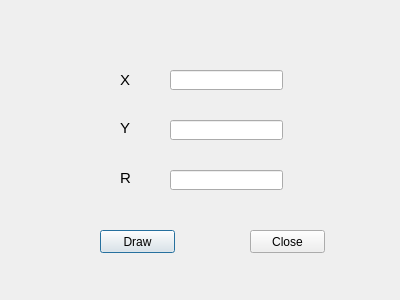
<?xml version="1.0" encoding="UTF-8"?>
<ui version="4.0">
 <class>Circle</class>
 <widget class="QDialog" name="Circle">
  <property name="geometry">
   <rect>
    <x>0</x>
    <y>0</y>
    <width>400</width>
    <height>300</height>
   </rect>
  </property>
  <property name="windowTitle">
   <string>Dialog</string>
  </property>
  <widget class="QLineEdit" name="x">
   <property name="geometry">
    <rect>
     <x>170</x>
     <y>70</y>
     <width>113</width>
     <height>20</height>
    </rect>
   </property>
  </widget>
  <widget class="QLabel" name="xx">
   <property name="geometry">
    <rect>
     <x>120</x>
     <y>70</y>
     <width>20</width>
     <height>20</height>
    </rect>
   </property>
   <property name="font">
    <font>
     <pointsize>11</pointsize>
    </font>
   </property>
   <property name="text">
    <string>X</string>
   </property>
  </widget>
  <widget class="QLabel" name="yy">
   <property name="geometry">
    <rect>
     <x>120</x>
     <y>120</y>
     <width>16</width>
     <height>16</height>
    </rect>
   </property>
   <property name="font">
    <font>
     <pointsize>11</pointsize>
    </font>
   </property>
   <property name="text">
    <string>Y</string>
   </property>
  </widget>
  <widget class="QLabel" name="rr">
   <property name="geometry">
    <rect>
     <x>120</x>
     <y>170</y>
     <width>16</width>
     <height>16</height>
    </rect>
   </property>
   <property name="font">
    <font>
     <pointsize>11</pointsize>
    </font>
   </property>
   <property name="text">
    <string>R</string>
   </property>
  </widget>
  <widget class="QLineEdit" name="y">
   <property name="geometry">
    <rect>
     <x>170</x>
     <y>120</y>
     <width>113</width>
     <height>20</height>
    </rect>
   </property>
  </widget>
  <widget class="QLineEdit" name="r">
   <property name="geometry">
    <rect>
     <x>170</x>
     <y>170</y>
     <width>113</width>
     <height>20</height>
    </rect>
   </property>
  </widget>
  <widget class="QPushButton" name="drawBtn">
   <property name="geometry">
    <rect>
     <x>100</x>
     <y>230</y>
     <width>75</width>
     <height>23</height>
    </rect>
   </property>
   <property name="text">
    <string>Draw</string>
   </property>
  </widget>
  <widget class="QPushButton" name="closeBtn">
   <property name="geometry">
    <rect>
     <x>250</x>
     <y>230</y>
     <width>75</width>
     <height>23</height>
    </rect>
   </property>
   <property name="text">
    <string>Close</string>
   </property>
  </widget>
 </widget>
 <resources/>
 <connections>
  <connection>
   <sender>closeBtn</sender>
   <signal>clicked()</signal>
   <receiver>Circle</receiver>
   <slot>close()</slot>
   <hints>
    <hint type="sourcelabel">
     <x>287</x>
     <y>241</y>
    </hint>
    <hint type="destinationlabel">
     <x>199</x>
     <y>149</y>
    </hint>
   </hints>
  </connection>
 </connections>
</ui>
